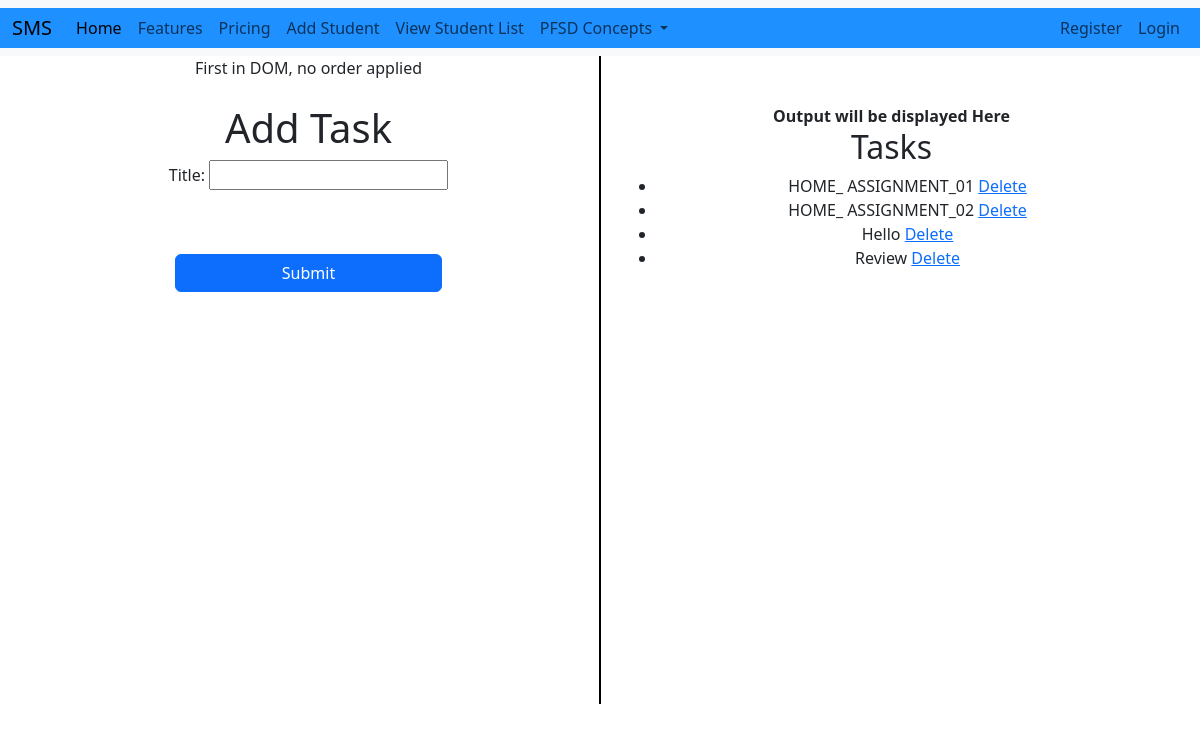
The page /add_task/ on the database its author committed.
### adminapp/models.py (models this page shows, shortened)
class Task(models.Model):
    title = models.CharField(max_length=200)
    created_at = models.DateTimeField(auto_now_add=True)

### adminapp/views.py (the view)
# urls.py: path('add_task/', views.add_task, name='add_task'),
def add_task(request):
    if request.method == "POST":
        form = Task_Form(request.POST)
        if form.is_valid():
            form.save()
            return redirect('adminapp:add_task')
    else:
        form = Task_Form()
    tasks = Task.objects.all()
    return render(request, 'adminapp/add_task.html', {'form': form, 'tasks': tasks})

### adminapp/forms.py
class Task_Form(forms.ModelForm):
    class Meta:
        model = Task
        fields = ['title']

### templates/adminapp/add_task.html (shortened to what this page needs)
{% extends 'Navbar/Projectnavbar.html' %}
{% load static %}
{% block body %}
<div class="container text-center">
  <div class="row">
    <div class="col">
      First in DOM, no order applied
        <br><br>
            <h1>Add Task</h1>
            <form method="post" action="{% url 'adminapp:add_task' %}">{% csrf_token %}
            {{ form.as_p }}
            <br><br>
            <div class="d-grid gap-2 col-6 mx-auto">
            <button class="btn btn-primary" type="submit">Submit</button>
            </div>
        </form>
    </div>
      <br><br><br><br><br><br><br><br><br><br><br><br><br><br><br><br>
      <br><br><br><br><br><br><br><br><br><br><br>
       <div class="col-auto d-flex align-items-center">
      <div style="border-left: 2px solid black; height: 100%;"></div>
    </div>
    <div class="col">
        <br><br>
        <strong> Output will be displayed Here</strong>
              <h2>Tasks</h2>
    <ul>
        {% for task in tasks %}
            <li>
                {{ task.title }}
                <a href="{% url 'adminapp:delete_task' task.pk %}">Delete</a>
            </li>
        {% endfor %}
    </ul>
    </div>
  </div>
</div>
{% endblock %}

### templates/navbar/ProjectNavbar.html (style rules this page uses)
body { background-image: url('WIN_20231214_10_26_16_Pro.jpg'); background-size: cover; background-position: center; background-repeat: no-repeat; }

### rows shown on the page
Task: title "HOME_ ASSIGNMENT_01"
Task: title "HOME_ ASSIGNMENT_02"
Task: title "Hello"
Task: title "Review"
